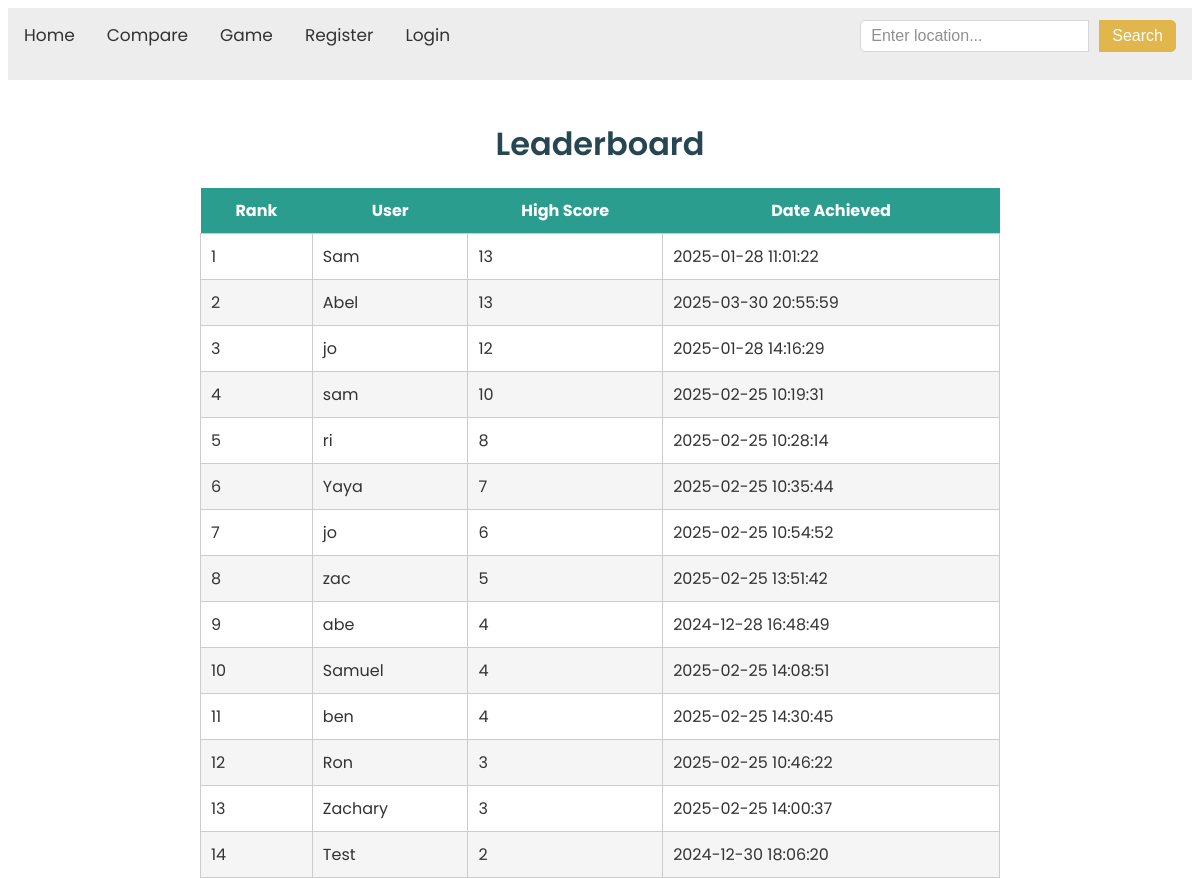
The app's page /leaderboard with its own data.
### tables this page shows
CREATE TABLE users (
                   id INTEGER PRIMARY KEY AUTOINCREMENT,
                   name TEXT NOT NULL,
                   email TEXT NOT NULL UNIQUE,
                   password TEXT NOT NULL);

### main.py (the view)
@app.route('/leaderboard')
def leaderboard():
    conn = sqlite3.connect('users.db')
    cursor = conn.cursor()
    cursor.execute('''
    SELECT u.name, MAX(h.score) as best_score, MAX(h.created_at) as latest_attempt
    FROM high_scores h
    JOIN users u ON u.id = h.user_id
    GROUP BY u.id
    ORDER BY best_score DESC, latest_attempt ASC
''')
    leaderboard_data = cursor.fetchall()
    conn.close()
    return render_template('leaderboard.html', leaderboard=leaderboard_data, enumerate=enumerate)

### main.py (called while the page is built)
@app.before_request
def load_loggd_in_user():
    g.user_name = session.get('user_name')

### templates/leaderboard.html
{% extends "base.html" %}
{% block content %}
<div class="leaderboard-container">
    <h1>Leaderboard</h1>
    <table>
        <thead>
            <tr>
                <th>Rank</th>
                <th>User</th>
                <th>High Score</th>
                <th>Date Achieved</th>
            </tr>
        </thead>
        <tbody>
            {% for rank, entry in enumerate(leaderboard, start=1) %}
            <tr>
                <td>{{ rank }}</td>
                <td>{{ entry[0] }}</td>
                <td>{{ entry[1] }}</td>
                <td>{{ entry[2] }}</td>
            </tr>
            {% endfor %}
        </tbody>
    </table>
</div>
{% endblock %}

### templates/base.html (shortened to what this page needs)
<html lang="en">
    <head>
        <link rel="stylesheet" href="{{ url_for('static',filename='styles.css')}}">
        <link href="https://cdnjs.cloudflare.com/ajax/libs/weather-icons/2.0.12/css/weather-icons.min.css" rel="stylesheet">
    </head>
    <body>
        <div class="topbar">
            <a href="{{ url_for('home') }}" class="{% if request.path == '/' %}active{% endif %}">Home</a>
            <a href="{{ url_for('compare') }}" class="{% if request.path == '/compare' %}active{% endif %}">Compare</a>
            <a href="{{ url_for('game') }}" class="{% if request.path == '/game' %}active{% endif %}">Game</a>
            <a href="{{ url_for('register') }}" class="{% if request.path == url_for('register') %}active{% endif %}">Register</a>
            <a href="{{ url_for('login') }}" class="{% if request.path == url_for('login') %}active{% endif %}">Login</a>
            <div class="search-container">
                <form action="/" method="POST" class="search-form">
                    <input type="text" name="location" class="search-input" placeholder="Enter location...">
                    <button type="submit" class="search-button">Search</button>
                </form>
            </div>
        </div>
        <div>
            {% block content %}
            {% endblock %}
        </div>
    </body>
    </html>

### static/styles.css (style rules this page uses)
body { font-family: 'Poppins', sans-serif; color: #333; }
h1, h2, h3 { font-weight: 600; }
.topbar { overflow: hidden; background-color: #e9e9e9; opacity: 80%; }
.topbar a { float: left; display: block; color: black; text-align: center; padding: 14px 16px; text-decoration: none; font-size: 17px; }
html { height: 100%; }
button { margin-left: 10px; padding: 5px; border: none; background-color: #f0f0f0; cursor: pointer; border-radius: 5px; }
.search-container { float: right; margin: 12px 16px; }
.search-form { display: flex; align-items: center; }
.search-input { padding: 6px 10px; font-size: 16px; border: 1px solid #ccc; border-radius: 5px 0 0 5px; outline: none; }
.search-button { padding: 6px 12px; font-size: 16px; background-color: goldenrod; border: 1px solid goldenrod; color: white; border-radius: 0 5px 5px 0; cursor: pointer; }
.leaderboard-container { max-width: 800px; margin: 40px auto; text-align: center; }
.leaderboard-container h1 { margin-bottom: 20px; font-size: 2rem; color: #264653; }
table { width: 100%; border-collapse: collapse; margin-top: 20px; }
thead th { background-color: #2a9d8f; color: white; padding: 10px; font-size: 16px; }
tbody td { padding: 10px; border: 1px solid #ccc; }
tbody tr:nth-child(even) { background-color: #f5f5f5; }

### records on screen
users: rank "1", name "Sam", entry "13", entry "2025-01-28 11:01:22"
users: rank "2", name "Abel", entry "13", entry "2025-03-30 20:55:59"
users: rank "3", name "jo", entry "12", entry "2025-01-28 14:16:29"
users: rank "4", name "sam", entry "10", entry "2025-02-25 10:19:31"
users: rank "5", name "ri", entry "8", entry "2025-02-25 10:28:14"
users: rank "6", name "Yaya", entry "7", entry "2025-02-25 10:35:44"
users: rank "7", name "jo", entry "6", entry "2025-02-25 10:54:52"
users: rank "8", name "zac", entry "5", entry "2025-02-25 13:51:42"
users: rank "9", name "abe", entry "4", entry "2024-12-28 16:48:49"
users: rank "10", name "Samuel", entry "4", entry "2025-02-25 14:08:51"
users: rank "11", name "ben", entry "4", entry "2025-02-25 14:30:45"
users: rank "12", name "Ron", entry "3", entry "2025-02-25 10:46:22"
users: rank "13", name "Zachary", entry "3", entry "2025-02-25 14:00:37"
users: rank "14", name "Test", entry "2", entry "2024-12-30 18:06:20"
